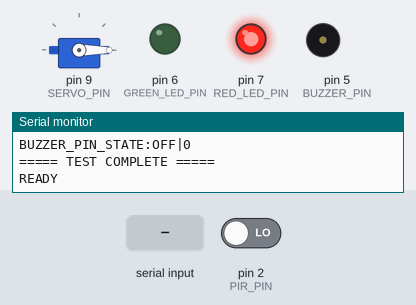
Bench run of a sketch on a simulated Arduino Uno, built with avr-gcc and run on an emulated ATmega328P. On the bench: servo, output pins drawn as LEDs (lit = HIGH), buzzer (waves = sounding), the last lines printed to the serial monitor. The test bench sets the inputs (shaded band); at power-on: pin 2 (PIR_PIN) LOW. Pins used as bus, display or sensor lines are not drawn.

Above: at 5.8 s.
5.9 s: "UNLOCK\n" received over Serial
At 7.5 s:
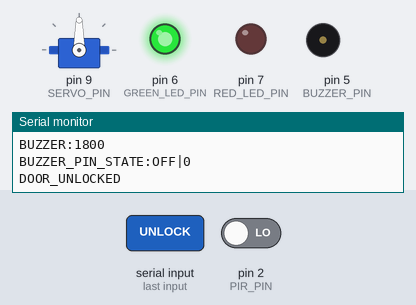
9.0 s: "LOCK\n" received over Serial
At 10.1 s:
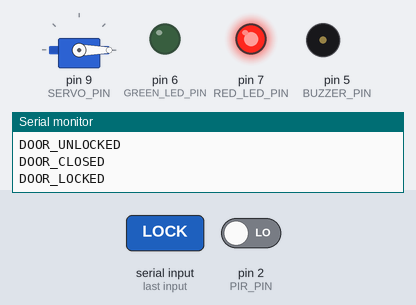
10.5 s: pin 2 (PIR_PIN) driven HIGH
At 11.6 s:
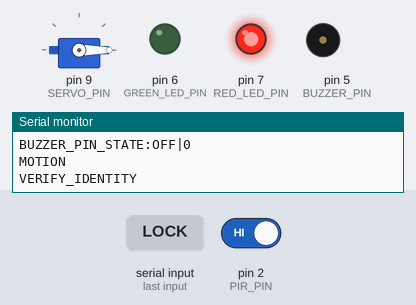
Timing chart, 0 to 13.1 s (numbered marks = the images above; inputs shaded):
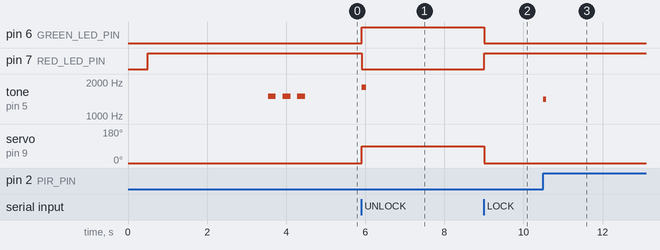

The sketch:

arduino_door_lock.ino
```cpp
#include <Servo.h>

#define PIR_PIN 2
#define SERVO_PIN 9
#define GREEN_LED_PIN 6
#define RED_LED_PIN 7
#define BUZZER_PIN 5

Servo doorServo;

bool doorIsOpen = false;
bool pirLatchedHigh = false;
unsigned long doorOpenedTime = 0;
unsigned long lastMotionSentTime = 0;
unsigned long verifyMessageShownAt = 0;

const unsigned long DOOR_OPEN_TIME = 6000;         // 6 seconds
const unsigned long MOTION_COOLDOWN = 1200;        // Avoid repeated MOTION spam
const unsigned long VERIFY_SCREEN_TIMEOUT = 4000;  // Return to idle if no command arrives
const int SERVO_OPEN_ANGLE = 90;
const int SERVO_CLOSED_ANGLE = 0;
const bool BUZZER_USE_TONE = true;      // try passive buzzer (use tone())
const bool BUZZER_ACTIVE_HIGH = true;    // true = HIGH triggers buzzer, false = LOW triggers buzzer

String serialBuffer = "";

void buzzerOn() {
  digitalWrite(BUZZER_PIN, BUZZER_ACTIVE_HIGH ? HIGH : LOW);
  Serial.print("BUZZER_PIN_STATE:ON|");
  Serial.println(digitalRead(BUZZER_PIN));
}

void buzzerOff() {
  digitalWrite(BUZZER_PIN, BUZZER_ACTIVE_HIGH ? LOW : HIGH);
  Serial.print("BUZZER_PIN_STATE:OFF|");
  Serial.println(digitalRead(BUZZER_PIN));
}

void buzzOnce(int frequency, int durationMs) {
  Serial.print("BUZZER:");
  Serial.println(frequency);
  if (BUZZER_USE_TONE) {
    tone(BUZZER_PIN, frequency, durationMs);
    delay(durationMs + 20);
    noTone(BUZZER_PIN);
    buzzerOff();
    return;
  }

  buzzerOn();
  delay(durationMs);
  buzzerOff();
  delay(50);
}

void buzzUnlock() {
  Serial.println("BUZZER_UNLOCK_EVENT");
  buzzOnce(1800, 120);
}

void buzzDenied() {
  Serial.println("BUZZER_DENIED_EVENT");
  buzzOnce(900, 140);
  delay(80);
  buzzOnce(900, 140);
}

void buzzMotion() {
  Serial.println("BUZZER_MOTION_EVENT");
  buzzOnce(1400, 80);
}

String cleanName(String name) {
  name.trim();

  // Remove control characters so serial output stays clean.
  String out = "";
  for (unsigned int i = 0; i < name.length(); i++) {
    char c = name.charAt(i);
    if (c >= 32 && c <= 126) {
      out += c;
    }
  }

  if (out.length() > 16) {
    out = out.substring(0, 16);
  }

  return out;
}

void setLockedState(bool showLockedText) {
  doorServo.write(SERVO_CLOSED_ANGLE);
  doorIsOpen = false;
  digitalWrite(GREEN_LED_PIN, LOW);
  digitalWrite(RED_LED_PIN, HIGH);
  verifyMessageShownAt = 0;

  if (showLockedText) {
    Serial.println("DOOR_CLOSED");
  }
}

void unlockDoor(String userName) {
  doorServo.write(SERVO_OPEN_ANGLE);
  doorIsOpen = true;
  doorOpenedTime = millis();

  digitalWrite(GREEN_LED_PIN, HIGH);
  digitalWrite(RED_LED_PIN, LOW);
  verifyMessageShownAt = 0;

  buzzUnlock();

  String clean = cleanName(userName);
  if (clean.length() > 0) {
    Serial.print("DOOR_UNLOCKED:");
    Serial.println(clean);
  } else {
    Serial.println("DOOR_UNLOCKED");
  }
}

void deniedState() {
  doorServo.write(SERVO_CLOSED_ANGLE);
  doorIsOpen = false;
  digitalWrite(GREEN_LED_PIN, LOW);
  digitalWrite(RED_LED_PIN, HIGH);
  verifyMessageShownAt = 0;

  buzzDenied();

  Serial.println("DOOR_LOCKED");
  delay(1200);
}

void deniedHoldState() {
  doorServo.write(SERVO_CLOSED_ANGLE);
  doorIsOpen = false;
  digitalWrite(GREEN_LED_PIN, LOW);
  digitalWrite(RED_LED_PIN, HIGH);
  verifyMessageShownAt = 0;

  buzzDenied();

  Serial.println("DOOR_LOCKED");
}

void processCommand(String cmd) {
  cmd.trim();
  if (cmd.length() == 0) {
    return;
  }

  if (cmd.equalsIgnoreCase("PING")) {
    Serial.println("PONG");
    return;
  }

  if (cmd.equalsIgnoreCase("LOCK")) {
    setLockedState(true);
    Serial.println("DOOR_LOCKED");
    return;
  }

  if (cmd.equalsIgnoreCase("IDLE")) {
    verifyMessageShownAt = 0;
    Serial.println("IDLE_OK");
    return;
  }

  if (cmd.equalsIgnoreCase("DENIED")) {
    deniedState();
    return;
  }

  if (cmd.equalsIgnoreCase("DENIED_HOLD")) {
    deniedHoldState();
    return;
  }

  if (cmd.startsWith("UNLOCK")) {
    String userName = "";
    int sepIndex = cmd.indexOf(':');
    if (sepIndex < 0) {
      sepIndex = cmd.indexOf('|');
    }
    if (sepIndex >= 0 && sepIndex + 1 < (int)cmd.length()) {
      userName = cmd.substring(sepIndex + 1);
    }

    unlockDoor(userName);
    return;
  }

  // Ignore unknown commands to keep serial output low.
}

void setup() {
  Serial.begin(9600);
  delay(500);  // Give serial connection time to establish
  Serial.println("===== ARDUINO BOOTED =====");

  pinMode(PIR_PIN, INPUT);
  pinMode(GREEN_LED_PIN, OUTPUT);
  pinMode(RED_LED_PIN, OUTPUT);
  pinMode(BUZZER_PIN, OUTPUT);
  buzzerOff();

  doorServo.attach(SERVO_PIN);

  // Start with a locked door state.
  setLockedState(false);

  // Startup self-test beep so buzzer wiring can be verified quickly.
  Serial.println("===== BUZZER STARTUP TEST =====");

  // Direct pin test - toggle 5 times to verify pin is working
  Serial.println("DIRECT PIN TEST:");
  for (int i = 0; i < 5; i++) {
    digitalWrite(BUZZER_PIN, HIGH);
    delay(300);
    Serial.print("PIN HIGH: ");
    Serial.println(digitalRead(BUZZER_PIN));

    digitalWrite(BUZZER_PIN, LOW);
    delay(300);
    Serial.print("PIN LOW: ");
    Serial.println(digitalRead(BUZZER_PIN));
  }

  Serial.println("===== BUZZER BEEP TEST =====");
  for (int i = 0; i < 3; i++) {
    buzzOnce(1500, 200);
    delay(150);
  }
  Serial.println("===== TEST COMPLETE =====" );

  Serial.println("READY");
}

void loop() {
  // Read serial commands from Python one line at a time.
  while (Serial.available() > 0) {
    char c = (char)Serial.read();
    if (c == '\n' || c == '\r') {
      if (serialBuffer.length() > 0) {
        processCommand(serialBuffer);
        serialBuffer = "";
      }
    } else {
      serialBuffer += c;
      if (serialBuffer.length() > 80) {
        serialBuffer = "";
      }
    }
  }

  int pirState = digitalRead(PIR_PIN);

  // Trigger motion once per new HIGH edge instead of repeating while PIR stays HIGH.
  if (pirState == HIGH) {
    if (!pirLatchedHigh && !doorIsOpen && (millis() - lastMotionSentTime >= MOTION_COOLDOWN)) {
      buzzMotion();
      Serial.println("MOTION");
      lastMotionSentTime = millis();
      verifyMessageShownAt = millis();
      Serial.println("VERIFY_IDENTITY");
    }
    pirLatchedHigh = true;
  } else {
    pirLatchedHigh = false;
  }

  // If no unlock/denied command comes back, restore idle message automatically.
  if (!doorIsOpen && verifyMessageShownAt > 0 && (millis() - verifyMessageShownAt >= VERIFY_SCREEN_TIMEOUT)) {
    Serial.println("VERIFY_TIMEOUT");
    verifyMessageShownAt = 0;
  }

  // Auto close after configured open time.
  if (doorIsOpen && millis() - doorOpenedTime >= DOOR_OPEN_TIME) {
    setLockedState(true);
    Serial.println("DOOR_LOCKED");
  }
}
```

Measured:
- after the input at 5.9 s, pin 6 (GREEN_LED_PIN): LOW → HIGH at once; pin 7 (RED_LED_PIN): HIGH → LOW at once; tone on pin 5 (BUZZER_PIN): silent → 1800 Hz at once, → silent 0.12 s later; servo on pin 9 (SERVO_PIN): 0° → 90° at once
- after the input at 9.0 s, pin 6 (GREEN_LED_PIN): HIGH → LOW at once; pin 7 (RED_LED_PIN): LOW → HIGH at once; servo on pin 9 (SERVO_PIN): 90° → 0° at once
- after the input at 10.5 s, tone on pin 5 (BUZZER_PIN): silent → 1400 Hz at once, → silent 0.08 s later
